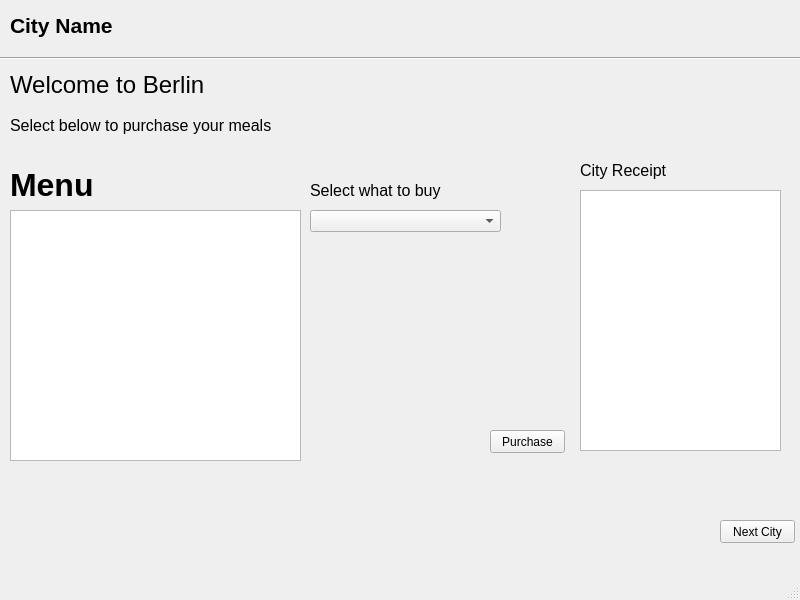
<?xml version="1.0" encoding="UTF-8"?>
<ui version="4.0">
 <class>newberlinwindow</class>
 <widget class="QMainWindow" name="newberlinwindow">
  <property name="geometry">
   <rect>
    <x>0</x>
    <y>0</y>
    <width>800</width>
    <height>600</height>
   </rect>
  </property>
  <property name="windowTitle">
   <string>MainWindow</string>
  </property>
  <widget class="QWidget" name="centralwidget">
   <widget class="QComboBox" name="comboBox">
    <property name="geometry">
     <rect>
      <x>310</x>
      <y>210</y>
      <width>191</width>
      <height>22</height>
     </rect>
    </property>
   </widget>
   <widget class="QPushButton" name="pushButton_2">
    <property name="geometry">
     <rect>
      <x>490</x>
      <y>430</y>
      <width>75</width>
      <height>23</height>
     </rect>
    </property>
    <property name="text">
     <string>Purchase</string>
    </property>
   </widget>
   <widget class="QLabel" name="label_5">
    <property name="geometry">
     <rect>
      <x>310</x>
      <y>180</y>
      <width>191</width>
      <height>21</height>
     </rect>
    </property>
    <property name="text">
     <string>&lt;html&gt;&lt;head/&gt;&lt;body&gt;&lt;p&gt;&lt;span style=&quot; font-size:12pt;&quot;&gt;Select what to buy&lt;/span&gt;&lt;/p&gt;&lt;/body&gt;&lt;/html&gt;</string>
    </property>
   </widget>
   <widget class="QPushButton" name="pushButton">
    <property name="geometry">
     <rect>
      <x>720</x>
      <y>520</y>
      <width>75</width>
      <height>23</height>
     </rect>
    </property>
    <property name="text">
     <string>Next City</string>
    </property>
   </widget>
   <widget class="QLabel" name="label">
    <property name="geometry">
     <rect>
      <x>10</x>
      <y>0</y>
      <width>151</width>
      <height>51</height>
     </rect>
    </property>
    <property name="text">
     <string>&lt;html&gt;&lt;head/&gt;&lt;body&gt;&lt;p&gt;&lt;span style=&quot; font-size:16pt; font-weight:700;&quot;&gt;City Name&lt;/span&gt;&lt;/p&gt;&lt;/body&gt;&lt;/html&gt;</string>
    </property>
   </widget>
   <widget class="QLabel" name="label_6">
    <property name="geometry">
     <rect>
      <x>580</x>
      <y>160</y>
      <width>91</width>
      <height>21</height>
     </rect>
    </property>
    <property name="text">
     <string>&lt;html&gt;&lt;head/&gt;&lt;body&gt;&lt;p&gt;&lt;span style=&quot; font-size:12pt;&quot;&gt;City Receipt&lt;/span&gt;&lt;/p&gt;&lt;/body&gt;&lt;/html&gt;</string>
    </property>
   </widget>
   <widget class="QTextBrowser" name="textBrowser_2">
    <property name="geometry">
     <rect>
      <x>580</x>
      <y>190</y>
      <width>201</width>
      <height>261</height>
     </rect>
    </property>
   </widget>
   <widget class="QLabel" name="label_4">
    <property name="geometry">
     <rect>
      <x>10</x>
      <y>160</y>
      <width>101</width>
      <height>51</height>
     </rect>
    </property>
    <property name="text">
     <string>&lt;html&gt;&lt;head/&gt;&lt;body&gt;&lt;p&gt;&lt;span style=&quot; font-size:24pt; font-weight:600;&quot;&gt;Menu&lt;/span&gt;&lt;/p&gt;&lt;/body&gt;&lt;/html&gt;</string>
    </property>
   </widget>
   <widget class="QTextBrowser" name="textBrowser">
    <property name="geometry">
     <rect>
      <x>10</x>
      <y>210</y>
      <width>291</width>
      <height>251</height>
     </rect>
    </property>
   </widget>
   <widget class="QLabel" name="label_2">
    <property name="geometry">
     <rect>
      <x>10</x>
      <y>60</y>
      <width>271</width>
      <height>51</height>
     </rect>
    </property>
    <property name="text">
     <string>&lt;html&gt;&lt;head/&gt;&lt;body&gt;&lt;p&gt;&lt;span style=&quot; font-size:18pt;&quot;&gt;Welcome to Berlin&lt;/span&gt;&lt;/p&gt;&lt;/body&gt;&lt;/html&gt;</string>
    </property>
   </widget>
   <widget class="QLabel" name="label_3">
    <property name="geometry">
     <rect>
      <x>10</x>
      <y>110</y>
      <width>271</width>
      <height>31</height>
     </rect>
    </property>
    <property name="text">
     <string>&lt;html&gt;&lt;head/&gt;&lt;body&gt;&lt;p&gt;&lt;span style=&quot; font-size:12pt;&quot;&gt;Select below to purchase your meals&lt;/span&gt;&lt;/p&gt;&lt;/body&gt;&lt;/html&gt;</string>
    </property>
   </widget>
   <widget class="Line" name="line">
    <property name="geometry">
     <rect>
      <x>0</x>
      <y>50</y>
      <width>811</width>
      <height>16</height>
     </rect>
    </property>
    <property name="orientation">
     <enum>Qt::Horizontal</enum>
    </property>
   </widget>
  </widget>
  <widget class="QMenuBar" name="menubar">
   <property name="geometry">
    <rect>
     <x>0</x>
     <y>0</y>
     <width>800</width>
     <height>21</height>
    </rect>
   </property>
  </widget>
  <widget class="QStatusBar" name="statusbar"/>
 </widget>
 <resources/>
 <connections/>
</ui>
